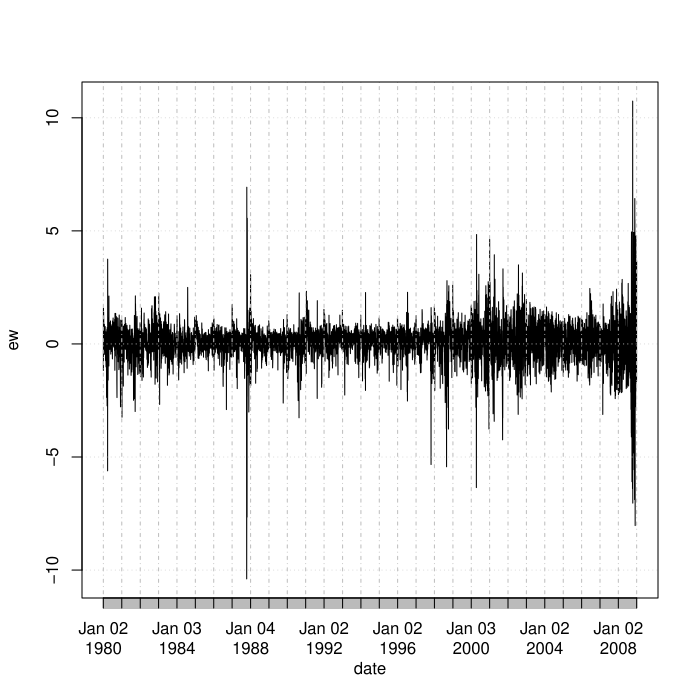

The script that drew this image:
#
# Copyright (c) 2015 by Yuchao Zhao, Xiaoye Meng.
#
# This program is free software: you can redistribute it and/or modify
# it under the terms of the GNU General Public License as published by
# the Free Software Foundation, either version 3 of the License, or
# (at your option) any later version.
#
# This program is distributed in the hope that it will be useful,
# but WITHOUT ANY WARRANTY; without even the implied warranty of
# MERCHANTABILITY or FITNESS FOR A PARTICULAR PURPOSE.  See the
# GNU General Public License for more details.
#
# You should have received a copy of the GNU General Public License
# along with this program.  If not, see <http://www.gnu.org/licenses/>.
#

require(xts)

da = read.table("data/d-ibm3dxwkdays8008.txt", header = T)
ew = da$ew * 100
plot(xts(ew, order.by = as.Date(paste(da$year, da$mom, da$day, sep = '-'))),
	type = 'l', main = '', xlab = 'date', ylab = 'ew')
M = da$M
T = da$T
W = da$W
R = da$R
m1 = lm(ew ~ M + T + W + R)
summary(m1)
Box.test(m1$residuals, lag = 12, type = 'Ljung')
acf(ew)
pacf(ew)
acf(diff(ew, 5))
pacf(diff(ew, 5))
m2 = arima(ew, order = c(2, 0, 2), seasonal = list(order = c(1, 0, 0), period = 5), xreg = da[, 8:11])
m2
tsdiag(m2, gof = 20)
